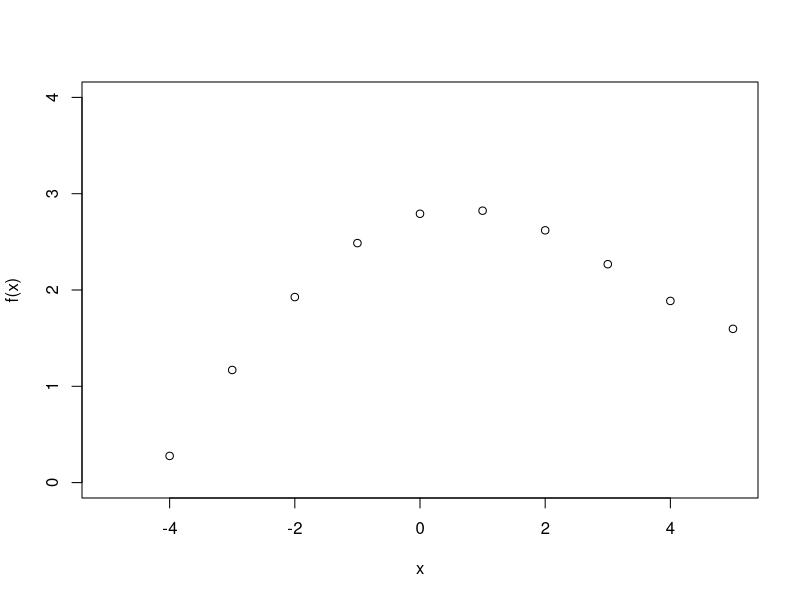
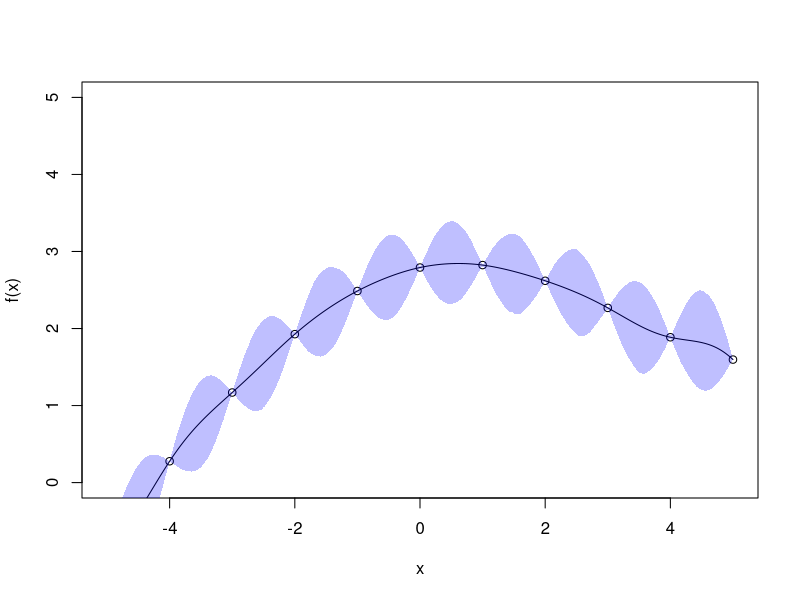

Write R code to recreate these figures, in order.
x <- -5:5
sigma <- 0.2
y <- cos(0.5*x) + log(x + 6)
plot(x, y, xlab = "x", ylab = "f(x)", ylim = c(0, 4))

sq.exp <- function(x,
                   y,
                   alpha,
                   ell) {
  #Calculate the Covariance Matrix with the covariance function of squared exponential
  #INPUTS: x, y -- data points, alpha -- vertical scale parameter, ell -- horizontal scale
  ##OUTPUTS: covar -- length(x)*length(y) covariance matrix

  covar <- matrix(rep(0, length(x) * length(y)), nrow = length(x)) # Initialise Empty Covariance Matrix
  for (i in 1:length(x)) {
    for (j in 1:length(y))
      covar[i, j] <- alpha ^ 2 * exp(-(x[i] - y[j]) ^ 2 / ell ^ 2)
  }
  return(covar)
}

mvnorm.chol <- function(mu, chol){
  #Multivariate Normal Sampler with Cholesky Input
  #Inputs: mu -- mean, chol -- cholesky decomposition of variance matrix (may need transposing)
  return(mu + t(chol)%*%rnorm(length(mu)))
}


x.star <- seq(-5, 5, 0.01)

k.x.x      <- sq.exp(x, x, 1, 1)
k.x.star.x <- sq.exp(x.star, x, 1, 1)
k.x.x.star <- sq.exp(x, x.star, 1, 1)
k.x.star.x.star <- sq.exp(x.star, x.star, 1, 1)

mu.star <- k.x.star.x%*%solve(k.x.x)%*%y
k.star  <- k.x.star.x.star - k.x.star.x%*%solve(k.x.x)%*%t(k.x.star.x)
k.star.chol <- chol(k.star + 1e-13*diag(length(x.star)))


f.matrix <- matrix(NA, length(x.star), 1000)
for(i in 1:1000)
  f.matrix[, i] <- mvnorm.chol(mu.star, k.star.chol)
f.upper <- apply(f.matrix, 1, quantile, 0.975)
f.lower <- apply(f.matrix, 1, quantile, 0.025)

plot(x, y, xlab = "x", ylab = "f(x)", ylim = c(0, 5), xlim = c(-5, 5))
lines(x.star, mu.star)
polygon(c(x.star, rev(x.star)), c(f.lower, rev(f.upper)), col = rgb(0,0, 1, 0.25), border = FALSE)

